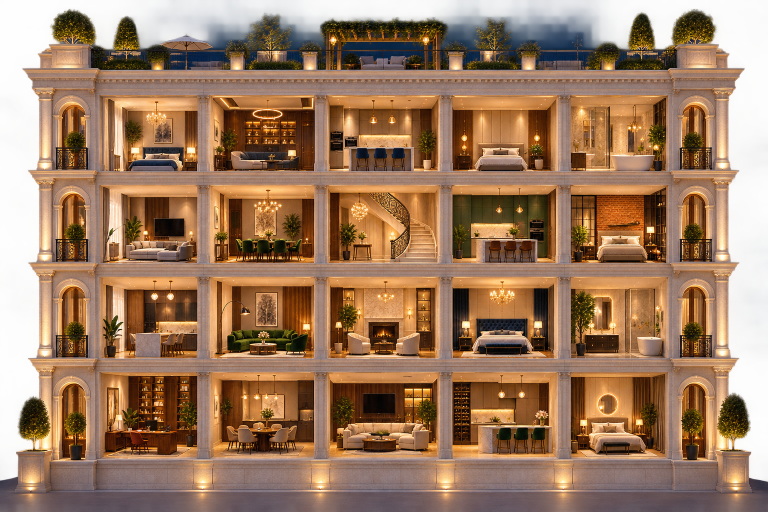
#> input picture assets/images/aghaye-parquet-building-v1.png, 1536 x 1024 px, given as the content of the folder tmp/gach1-review/sheets, which was not available (shown at 1/2 size)
$ python review_gach1.py
#> lines starting #> are read from the running program, lines starting #| are printed output that depends on the picture; pictures that were not available may be replaced by others from this repository, and a replacement may not be noted
from pathlib import Path
from PIL import Image, ImageOps, ImageDraw, ImageFont
import hashlib, json, re

SOURCE = Path(r"C:\Users\Shahrokh\Desktop\GACH\1")
REVIEW = Path("tmp/gach1-review/images")
SHEETS = Path("tmp/gach1-review/sheets")
REVIEW.mkdir(parents=True, exist_ok=True)
SHEETS.mkdir(parents=True, exist_ok=True)
for old in REVIEW.glob("*.webp"): old.unlink()
for old in SHEETS.glob("*.jpg"): old.unlink()

seen, records = set(), []
files = sorted(p for p in SOURCE.iterdir() if p.suffix.lower() in {'.jpg','.jpeg','.png','.webp'})
for source in files:
    try:
        with Image.open(source) as img:
#> img is the input picture: PIL image 1536x1024 RGBA; mean R, G, B, A 132.9, 98.4, 71.4, 217.5
            img = ImageOps.exif_transpose(img).convert('RGB')
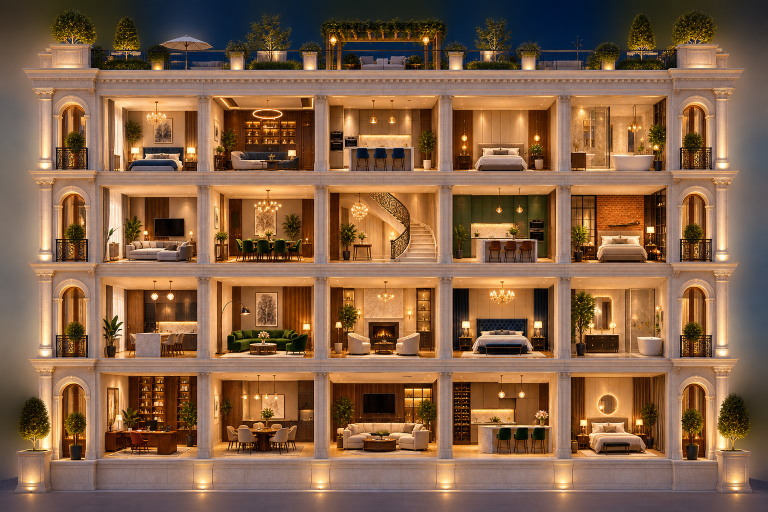
#> img: PIL image 1536x1024 RGB (shown at 1/2 size); mean R, G, B 132.9, 98.4, 71.4
            sig_img = ImageOps.fit(img, (48,48), method=Image.Resampling.LANCZOS).convert('L')
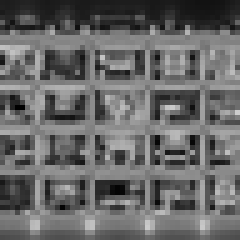
#> sig_img: PIL image 48x48 L (shown 5 times larger); min 0, max 205, mean 104
            sig = hashlib.sha256(sig_img.tobytes()).hexdigest()
            if sig in seen: continue
            seen.add(sig)
            match = re.match(r'photo_(\d+)_.*_(\d{2})-(\d{2})-(\d{2})', source.stem)
            label = f"p{int(match.group(1)):02d}-{match.group(2)}{match.group(3)}" if match else source.stem[:18]
            out = REVIEW / f"{len(records)+1:03d}-{label}.webp"
            img.thumbnail((1200,1200), Image.Resampling.LANCZOS)
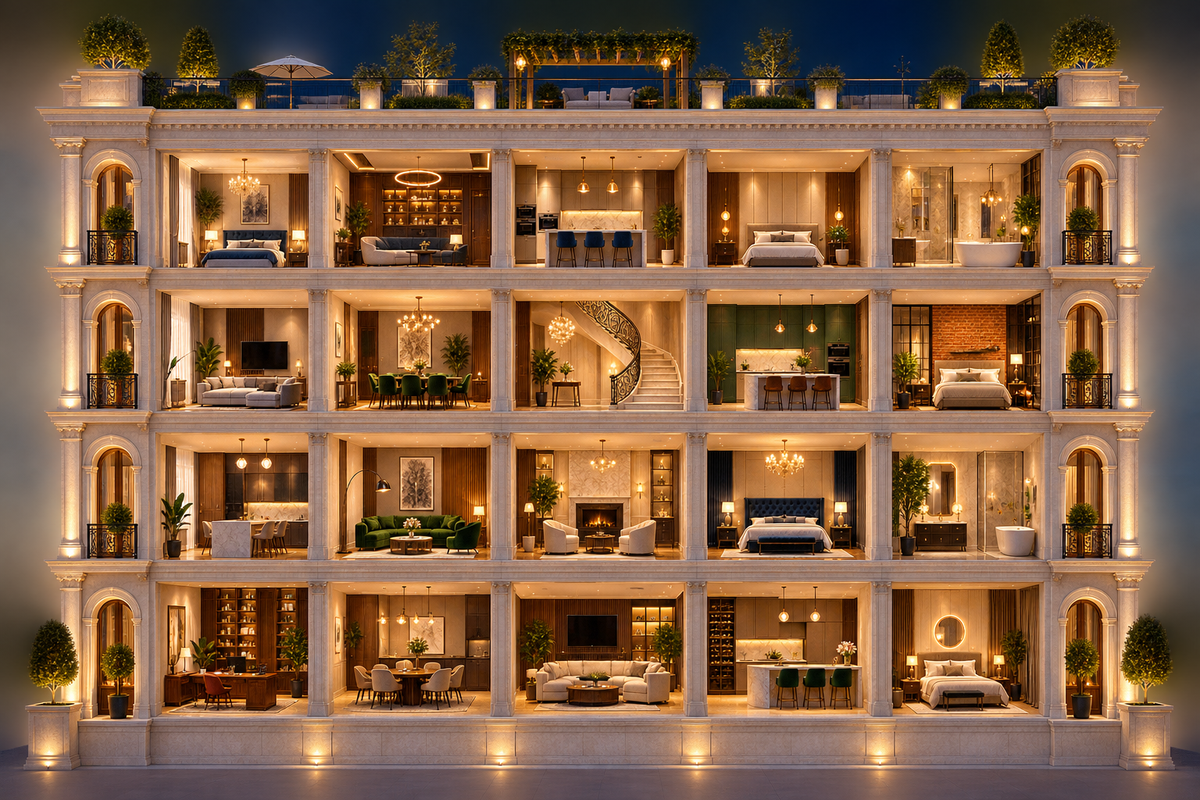
#> img: PIL image 1200x800 RGB; mean R, G, B 132.9, 98.4, 71.4
            img.save(out,'WEBP',quality=80,method=4)
            records.append({'source':source.name,'review':out.name,'label':label})
    except OSError: pass

(REVIEW.parent/'records.json').write_text(json.dumps(records,ensure_ascii=False,indent=2),encoding='utf-8')
font=ImageFont.load_default(size=14)
for si in range((len(records)+29)//30):
    batch=records[si*30:(si+1)*30]
    canvas=Image.new('RGB',(1000,900),'#151515');draw=ImageDraw.Draw(canvas)
#> after `canvas = Image.new('RGB', (1000, 900), '#151515')`: canvas: PIL image 1000x900 RGB; every value is 21
    for i,record in enumerate(batch):
        x,y=(i%5)*200,(i//5)*150
        with Image.open(REVIEW/record['review']) as img:
            thumb=ImageOps.fit(img.convert('RGB'),(200,122),method=Image.Resampling.LANCZOS)
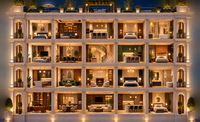
#> thumb: PIL image 200x122 RGB; mean R, G, B 139, 102.2, 73
        canvas.paste(thumb,(x,y));draw.text((x+5,y+126),record['review'][:18],fill='white',font=font)
#> after `canvas.paste(thumb, (x, y))`:
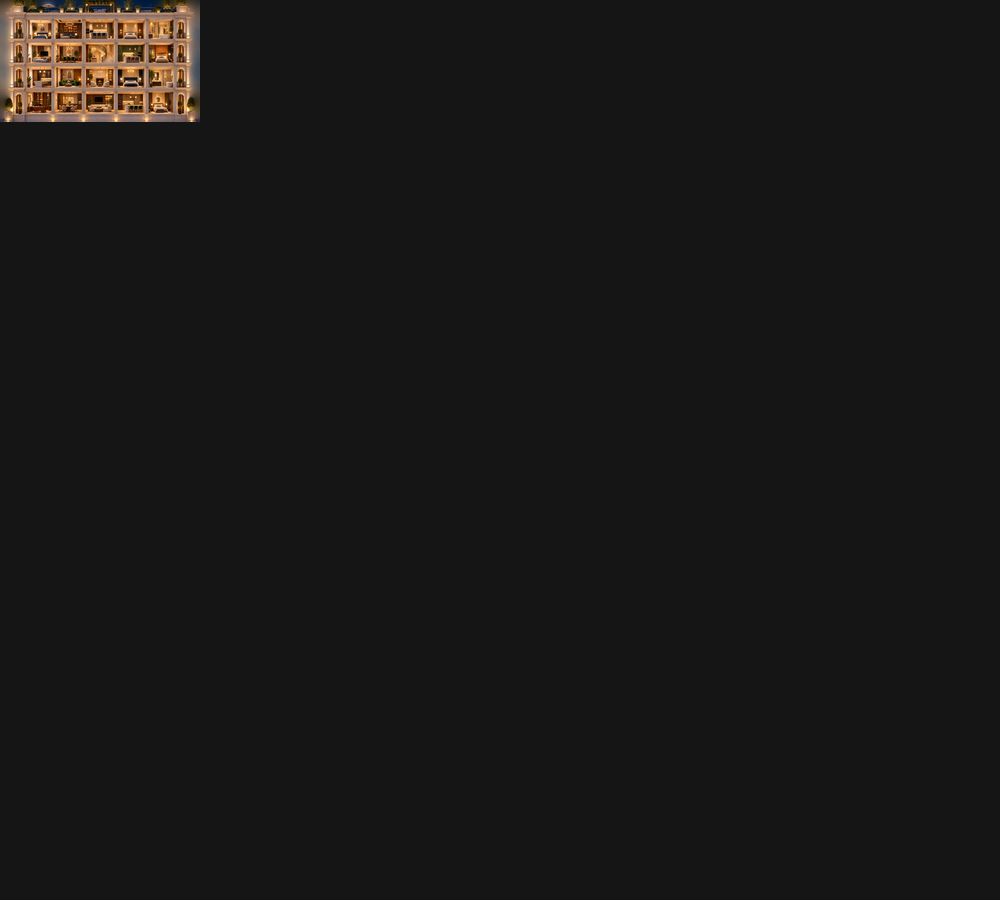
#> canvas: PIL image 1000x900 RGB; mean R, G, B 24.2, 23.2, 22.4
    canvas.save(SHEETS/f"sheet-{si+1:02d}.jpg",quality=88)
print(f"Prepared {len(records)} unique images in {(len(records)+29)//30} sheets")
